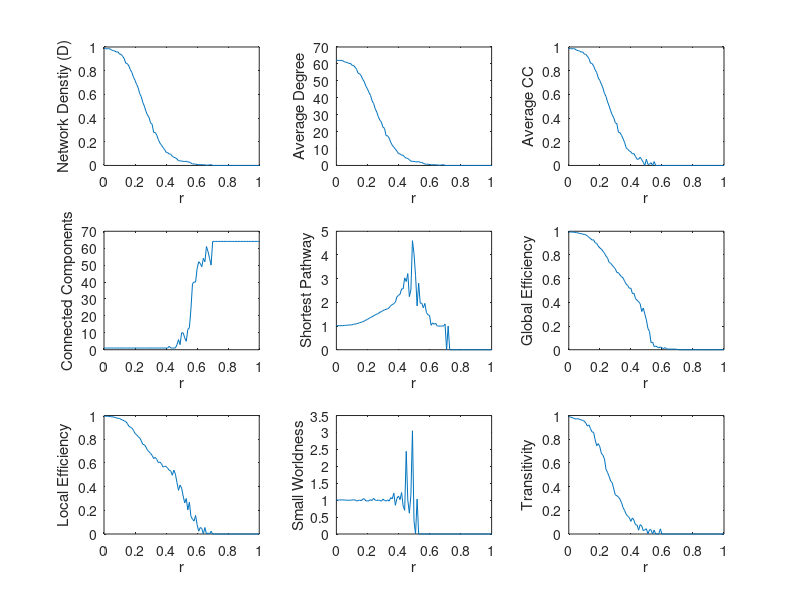
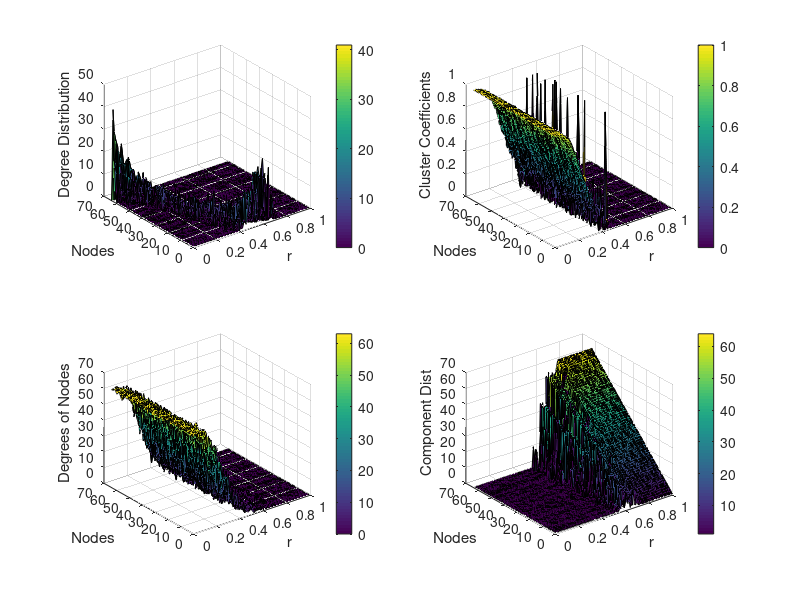

Here is the MATLAB script that generated these plots, in order:
% plot network measures of the random network
% A_Random_Gb_network_measures.dat :
%       threshold, L, Density, components, CC_average, check_sum, sum_ave

Net_mes = load('A_Random_Gb_network_measures.dat');
Shor_pat = load('A_Random_Gb_shortest_path.dat');
Glo_ef = load('A_Random_Gb_global_efficiency.dat');
Loc_ef = load('A_Random_Gb_local_efficency.dat');
SWorld = load('A_Random_Gb_small_worldness.dat');

% network measures as distributions around nodes
deg_dis = load('A_Random_Gb_degree_dist.dat');
node_CC = load('A_Random_Gb_node_cc.dat');
comp_dist =load('A_Random_Gb_nodes_comp_.dat');
single_de =load('A_Random_Gb_single_degrees.dat');

figure(1);

subplot(3,3,1)
set(gca, 'FontSize', 15)
plot(Net_mes(:,1),Net_mes(:,3))
xlabel('r')
ylabel('Network Denstiy (D)')

subplot(3,3,2)
set(gca, 'FontSize', 15)
plot(Net_mes(:,1), Net_mes(:,7))
xlabel('r')
ylabel('Average Degree')

subplot(3,3,3)
set(gca, 'FontSize', 15)
plot(Net_mes(:,1), Net_mes(:,5))
xlabel('r')
ylabel('Average CC')

subplot(3,3,4)
set(gca, 'FontSize', 15)
plot(Net_mes(:,1), Net_mes(:,4))
xlabel('r')
ylabel('Connected Components')

subplot(3,3,5)
set(gca, 'FontSize', 15)
plot(Shor_pat(:,1), Shor_pat(:,2))
xlabel('r')
ylabel('Shortest Pathway')

subplot(3,3,6)
set(gca, 'FontSize', 15)
plot(Glo_ef(:,1), Glo_ef(:,2))
xlabel('r')
ylabel('Global Efficiency')

subplot(3,3,7)
set(gca, 'FontSize', 15)
plot(Loc_ef(:,1), Loc_ef(:,2))
xlabel('r')
ylabel('Local Efficiency')

subplot(3,3,8)
set(gca, 'FontSize', 15)
plot(SWorld(:,1), SWorld(:,8))
xlabel('r')
ylabel('Small Worldness')

subplot(3,3,9)
set(gca, 'FontSize', 15)
plot(SWorld(:,1), SWorld(:,7))
xlabel('r')
ylabel('Transitivity')

figure(2);
subplot(2,2,1)
set(gca, 'FontSize', 15)
tri = delaunay(deg_dis(:,2),deg_dis(:,1));
trisurf(tri,deg_dis(:,2),deg_dis(:,1),deg_dis(:,3));
colorbar;
xlabel('r')
ylabel('Nodes')
zlabel('Degree Distribution')

subplot(2,2,2)
set(gca, 'FontSize', 15)
tri = delaunay(node_CC(:,2),node_CC(:,1));
trisurf(tri,node_CC(:,2),node_CC(:,1),node_CC(:,3));
colorbar;
xlabel('r')
ylabel('Nodes')
zlabel('Cluster Coefficients')

subplot(2,2,3)
set(gca, 'FontSize', 15)
tri = delaunay(single_de(:,2),single_de(:,1));
trisurf(tri,single_de(:,2),single_de(:,1),single_de(:,3));
colorbar;
xlabel('r')
ylabel('Nodes')
zlabel('Degrees of Nodes')

subplot(2,2,4)
set(gca, 'FontSize', 15)
tri = delaunay(comp_dist(:,2),comp_dist(:,1));
trisurf(tri,comp_dist(:,2),comp_dist(:,1),comp_dist(:,3));
colorbar;
xlabel('r')
ylabel('Nodes')
zlabel('Component Dist')
